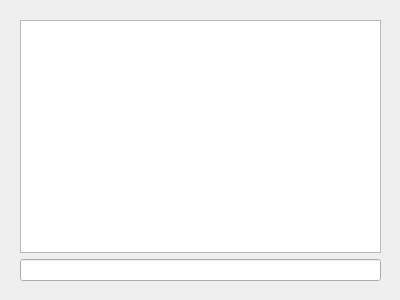
<?xml version="1.0" encoding="UTF-8"?>
<ui version="4.0">
 <class>Console</class>
 <widget class="QWidget" name="Console">
  <property name="geometry">
   <rect>
    <x>0</x>
    <y>0</y>
    <width>400</width>
    <height>300</height>
   </rect>
  </property>
  <widget class="QWidget" name="verticalLayoutWidget">
   <property name="geometry">
    <rect>
     <x>20</x>
     <y>20</y>
     <width>361</width>
     <height>261</height>
    </rect>
   </property>
   <layout class="QVBoxLayout" name="layout">
    <item>
     <widget class="QTextBrowser" name="output"/>
    </item>
    <item>
     <widget class="QLineEdit" name="input"/>
    </item>
   </layout>
  </widget>
 </widget>
 <resources/>
 <connections/>
</ui>
